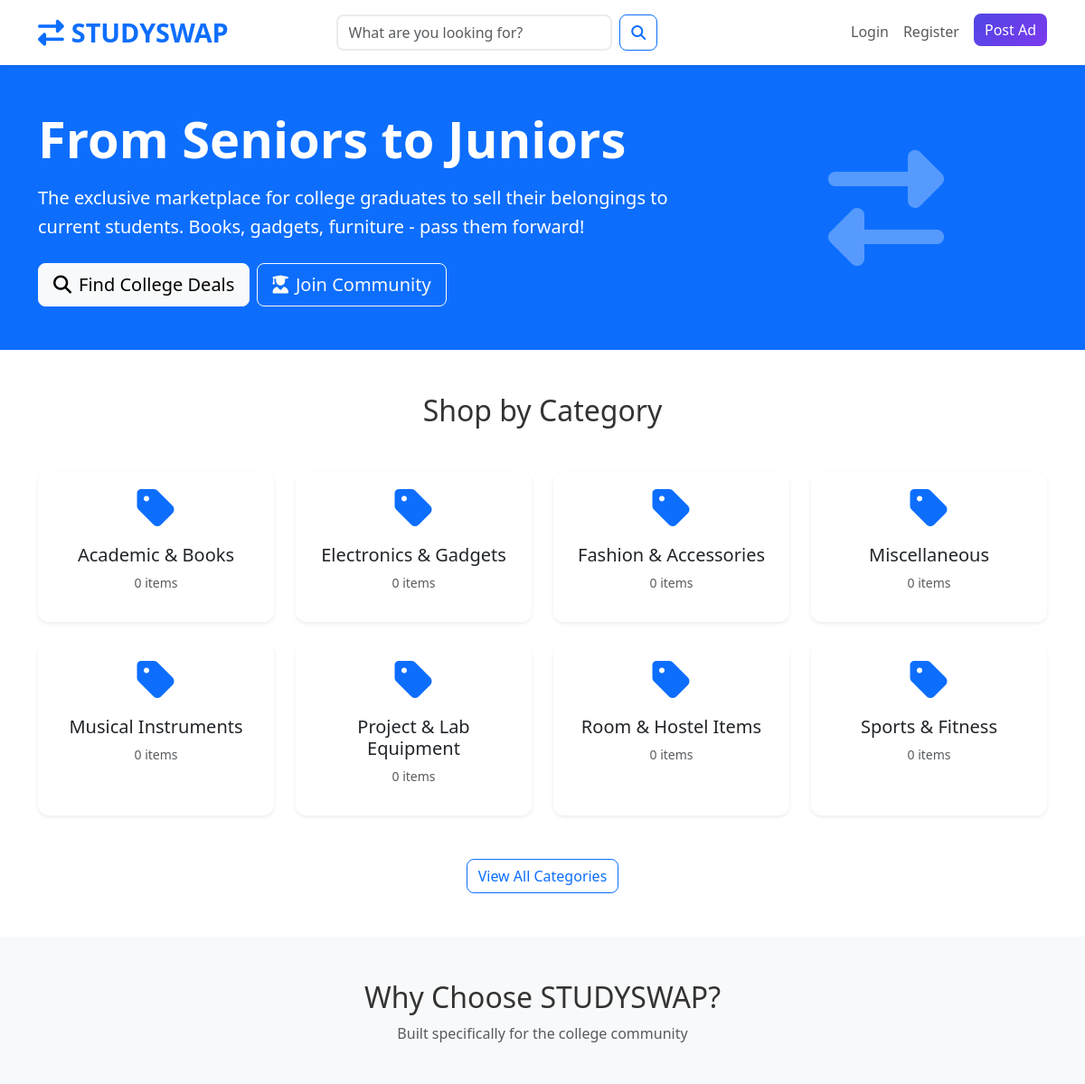
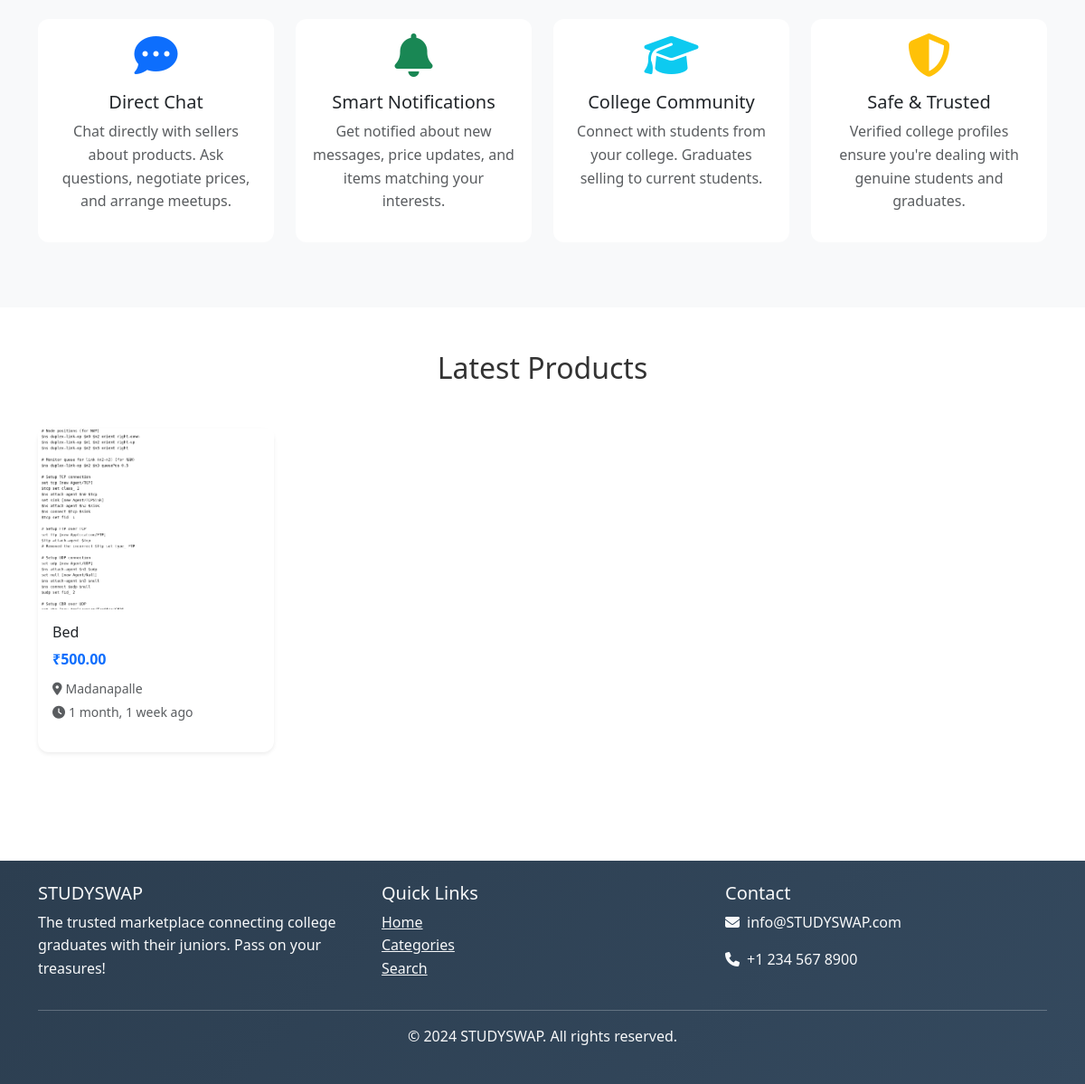
The page / on the database its author committed (2 pictures, top to bottom).
### categories/models.py (models this page shows, shortened)
class Category(models.Model):
    name = models.CharField(max_length=100, unique=True)
    slug = models.SlugField(max_length=100, unique=True)
    description = models.TextField(blank=True)
    image = models.ImageField(upload_to='categories/', blank=True, null=True)
    parent = models.ForeignKey('self', on_delete=models.CASCADE, blank=True, null=True, related_name='subcategories')
    is_active = models.BooleanField(default=True)
    created_at = models.DateTimeField(auto_now_add=True)
    updated_at = models.DateTimeField(auto_now=True)
    class Meta:
        verbose_name_plural = "Categories"
        ordering = ['name']

### products/models.py (models this page shows, shortened)
class Product(models.Model):
    CONDITION_CHOICES = [
        ('new', 'New'),
        ('like_new', 'Like New'),
        ('good', 'Good'),
        ('fair', 'Fair'),
        ('poor', 'Poor'),
    ]
    STATUS_CHOICES = [
        ('active', 'Active'),
        ('sold', 'Sold'),
        ('inactive', 'Inactive'),
    ]
    title = models.CharField(max_length=200)
    slug = models.SlugField(max_length=200, unique=True, blank=True)
    description = models.TextField()
    price = models.DecimalField(max_digits=10, decimal_places=2)
    category = models.ForeignKey(Category, on_delete=models.CASCADE, related_name='products')
    condition = models.CharField(max_length=20, choices=CONDITION_CHOICES, default='good')
    seller = models.ForeignKey(User, on_delete=models.CASCADE, related_name='products')
    status = models.CharField(max_length=20, choices=STATUS_CHOICES, default='active')
    city = models.CharField(max_length=100)
    state = models.CharField(max_length=100, blank=True)
    country = models.CharField(max_length=100, default='India')
    brand = models.CharField(max_length=100, blank=True)
    model = models.CharField(max_length=100, blank=True)
    is_negotiable = models.BooleanField(default=True)
    is_featured = models.BooleanField(default=False)
    created_at = models.DateTimeField(auto_now_add=True)
    updated_at = models.DateTimeField(auto_now=True)
    views_count = models.PositiveIntegerField(default=0)
    class Meta:
        ordering = ['-created_at']
        indexes = [
            models.Index(fields=['-created_at']),
            models.Index(fields=['status']),
            models.Index(fields=['category']),
            models.Index(fields=['city']),
        ]
    def get_absolute_url(self):
        return reverse('products:product_detail', kwargs={'slug': self.slug})
    @property
    def main_image(self):
        image = self.images.first()
        return image.image.url if image else None

class ProductImage(models.Model):
    product = models.ForeignKey(Product, on_delete=models.CASCADE, related_name='images')
    image = models.ImageField(upload_to='products/')
    alt_text = models.CharField(max_length=200, blank=True)
    is_primary = models.BooleanField(default=False)
    created_at = models.DateTimeField(auto_now_add=True)
    class Meta:
        ordering = ['-is_primary', 'created_at']

### products/views.py (the view)
# urls.py: path('', views.HomeView.as_view(), name='home'),
class HomeView(ListView):
    model = Product
    template_name = 'products/home.html'
    context_object_name = 'products'
    paginate_by = 12
    def get_queryset(self):
        return Product.objects.filter(status='active').order_by('-created_at')
    def get_context_data(self, **kwargs):
        context = super().get_context_data(**kwargs)
        context['featured_products'] = Product.objects.filter(
            status='active', is_featured=True
        ).order_by('-created_at')[:8]
        context['categories'] = Category.objects.filter(is_active=True, parent=None)[:8]
        context['search_form'] = ProductSearchForm()
        return context

### templates/products/home.html (shortened to what this page needs)
{% extends 'base.html' %}
{% load static %}
{% block content %}
<section class="bg-primary text-white py-5">
    <div class="container">
        <div class="row align-items-center">
            <div class="col-lg-8">
                <h1 class="display-4 fw-bold mb-3">From Seniors to Juniors</h1>
                <p class="lead mb-4">The exclusive marketplace for college graduates to sell their belongings to current students. Books, gadgets, furniture - pass them forward!</p>
                <div class="d-flex flex-wrap gap-2">
                    <a href="{% url 'products:search' %}" class="btn btn-light btn-lg">
                        <i class="fas fa-search me-2"></i>Find College Deals
                    </a>
                    {% if user.is_authenticated %}
                        <a href="{% url 'products:product_create' %}" class="btn btn-outline-light btn-lg">
                            <i class="fas fa-graduation-cap me-2"></i>Sell to Juniors
                        </a>
                    {% else %}
                        <a href="{% url 'accounts:register' %}" class="btn btn-outline-light btn-lg">
                            <i class="fas fa-user-graduate me-2"></i>Join Community
                        </a>
                    {% endif %}
                </div>
            </div>
            <div class="col-lg-4 text-center">
                <i class="fas fa-exchange-alt" style="font-size: 8rem; opacity: 0.3;"></i>
            </div>
        </div>
    </div>
</section>
{% if categories %}
<section class="py-5">
    <div class="container">
        <h2 class="text-center mb-5">Shop by Category</h2>
        <div class="row">
            {% for category in categories %}
                <div class="col-lg-3 col-md-4 col-sm-6 mb-4">
                    <a href="{% url 'categories:category_detail' category.slug %}" class="text-decoration-none">
                        <div class="card border-0 shadow-sm h-100 category-card">
                            <div class="card-body text-center">
                                {% if category.image %}
                                    <img src="{{ category.image.url }}" alt="{{ category.name }}"
                                         class="img-fluid mb-3" style="height: 80px; object-fit: cover;">
                                {% else %}
                                    <i class="fas fa-tag text-primary mb-3" style="font-size: 3rem;"></i>
                                {% endif %}
                                <h5 class="card-title">{{ category.name }}</h5>
                                <p class="text-muted small">{{ category.products.count }} items</p>
                            </div>
                        </div>
                    </a>
                </div>
            {% endfor %}
        </div>
        <div class="text-center mt-4">
            <a href="{% url 'categories:category_list' %}" class="btn btn-outline-primary">
                View All Categories
            </a>
        </div>
    </div>
</section>
{% endif %}
<section class="py-5 bg-light">
    <div class="container">
        <div class="row text-center">
            <div class="col-12 mb-5">
                <h2>Why Choose STUDYSWAP?</h2>
                <p class="text-muted">Built specifically for the college community</p>
            </div>
            <div class="col-lg-3 col-md-6 mb-4">
                <div class="card border-0 h-100">
                    <div class="card-body">
                        <i class="fas fa-comment-dots text-primary mb-3" style="font-size: 3rem;"></i>
                        <h5>Direct Chat</h5>
                        <p class="text-muted">Chat directly with sellers about products. Ask questions, negotiate prices, and arrange meetups.</p>
                    </div>
                </div>
            </div>
            <div class="col-lg-3 col-md-6 mb-4">
                <div class="card border-0 h-100">
                    <div class="card-body">
                        <i class="fas fa-bell text-success mb-3" style="font-size: 3rem;"></i>
                        <h5>Smart Notifications</h5>
                        <p class="text-muted">Get notified about new messages, price updates, and items matching your interests.</p>
                    </div>
                </div>
            </div>
            <div class="col-lg-3 col-md-6 mb-4">
                <div class="card border-0 h-100">
                    <div class="card-body">
                        <i class="fas fa-graduation-cap text-info mb-3" style="font-size: 3rem;"></i>
                        <h5>College Community</h5>
                        <p class="text-muted">Connect with students from your college. Graduates selling to current students.</p>
                    </div>
                </div>
            </div>
            <div class="col-lg-3 col-md-6 mb-4">
                <div class="card border-0 h-100">
                    <div class="card-body">
                        <i class="fas fa-shield-alt text-warning mb-3" style="font-size: 3rem;"></i>
                        <h5>Safe & Trusted</h5>
                        <p class="text-muted">Verified college profiles ensure you're dealing with genuine students and graduates.</p>
                    </div>
                </div>
            </div>
        </div>
    </div>
</section>
<section class="py-5">
    <div class="container">
        <h2 class="text-center mb-5">Latest Products</h2>
        <div class="row">
            {% for product in products %}
                <div class="col-lg-3 col-md-4 col-sm-6 mb-4">
                    <div class="card border-0 shadow-sm h-100">
                        <a href="{{ product.get_absolute_url }}" class="text-decoration-none">
                            {% if product.main_image %}
                                <img src="{{ product.main_image }}" alt="{{ product.title }}"
                                     class="card-img-top" style="height: 200px; object-fit: cover;">
                            {% else %}
                                <div class="card-img-top bg-light d-flex align-items-center justify-content-center"
                                     style="height: 200px;">
                                    <i class="fas fa-image text-muted" style="font-size: 3rem;"></i>
                                </div>
                            {% endif %}
                            <div class="card-body">
                                <h6 class="card-title text-dark">{{ product.title|truncatechars:50 }}</h6>
                                <p class="text-primary fw-bold mb-2">₹{{ product.price }}</p>
                                <p class="text-muted small mb-1">
                                    <i class="fas fa-map-marker-alt me-1"></i>{{ product.city }}
                                </p>
                                <p class="text-muted small">
                                    <i class="fas fa-clock me-1"></i>{{ product.created_at|timesince }} ago
                                </p>
                            </div>
                        </a>
                    </div>
                </div>
            {% endfor %}
        </div>
    </div>
</section>
{% endblock %}

### static/css/style.css (style rules this page uses)
body { font-family: "Segoe UI", Tahoma, Geneva, Verdana, sans-serif; line-height: 1.6; color: #333; }
.card { transition: all 0.3s ease; border-radius: 12px; }
.category-card { transition: all 0.3s ease; cursor: pointer; border-radius: 12px; }
.btn { border-radius: 8px; font-weight: 500; transition: all 0.3s ease; }

### templates/products/home.html (style rules this page uses)
.category-card { transition: transform 0.2s ease-in-out; }
.card { transition: transform 0.2s ease-in-out; }

### rows shown on the page
Category: name "Academic & Books", products.count "0"
Category: name "Electronics & Gadgets", products.count "0"
Category: name "Fashion & Accessories", products.count "0"
Category: name "Miscellaneous", products.count "0"
Category: name "Musical Instruments", products.count "0"
Category: name "Project & Lab Equipment", products.count "0"
Category: name "Room & Hostel Items", products.count "0"
Category: name "Sports & Fitness", products.count "0"
Product: main_image (picture), title "Bed", price "500.00", city "Madanapalle", created_at "1 month, 1 week"
